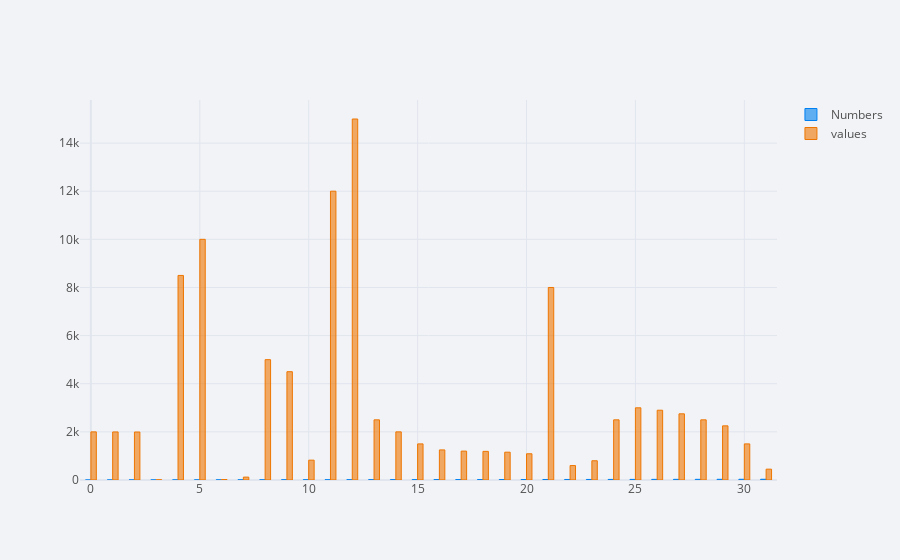

Source (notebook cell):
### Code cell
cf.set_config_file(theme='polar')
df1.iplot(kind = 'bar', bargap=0.5)

### Figure 1 — Plotly figure (JSON) as saved in the notebook; plotly's stock layout.template omitted (floating-point values rounded to 4 significant figures)
{"data": [{"marker": {"color": "rgba(0, 128, 240, 0.6)", "line": {"color": "rgba(0, 128, 240, 1.0)", "width": 1}}, "name": "Numbers", "orientation": "v", "text": "", "type": "bar", "x": [0, 1, 2, 3, 4, 5, 6, 7, 8, 9, 10, 11, 12, 13, 14, 15, 16, 17, 18, 19, 20, 21, 22, 23, 24, 25, 26, 27, 28, 29, 30, 31], "y": [0, 1, 2, 3, 4, 5, 6, 7, 8, 9, 10, 11, 12, 13, 14, 15, 16, 17, 18, 19, 20, 21, 22, 23, 24, 25, 26, 27, 28, 29, 30, 31]}, {"marker": {"color": "rgba(238, 118, 0, 0.6)", "line": {"color": "rgba(238, 118, 0, 1.0)", "width": 1}}, "name": "values", "orientation": "v", "text": "", "type": "bar", "x": [0, 1, 2, 3, 4, 5, 6, 7, 8, 9, 10, 11, 12, 13, 14, 15, 16, 17, 18, 19, 20, 21, 22, 23, 24, 25, 26, 27, 28, 29, 30, 31], "y": [2000, 1997, 1994, 10, 8500, 10000, 20, 120, 5000, 4500, 825, 12000, 15000, 2500, 2000, 1500, 1250, 1200, 1190, 1156, 1090, 8000, 600, 800, 2500, 3000, 2900, 2750, 2500, 2250, 1500, 450]}], "layout": {"bargap": 0.5, "legend": {"bgcolor": "#F2F3F7", "font": {"color": "#505050"}}, "paper_bgcolor": "#F2F3F7", "plot_bgcolor": "#F2F3F7", "title": {"font": {"color": "#484848"}}, "xaxis": {"gridcolor": "#E1E5ED", "showgrid": true, "tickfont": {"color": "#505050"}, "title": {"font": {"color": "#505050"}, "text": ""}, "zerolinecolor": "#E1E5ED"}, "yaxis": {"gridcolor": "#E1E5ED", "showgrid": true, "tickfont": {"color": "#505050"}, "title": {"font": {"color": "#505050"}, "text": ""}, "zerolinecolor": "#E1E5ED"}}}
